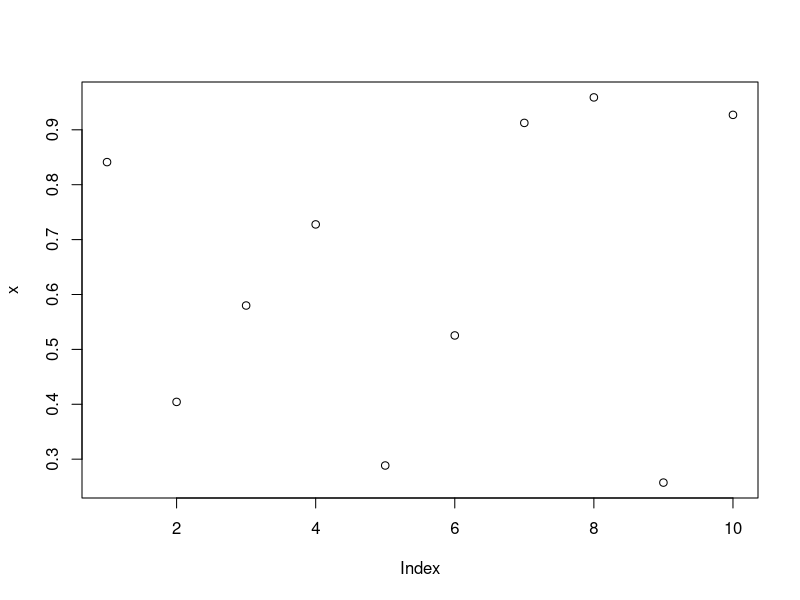

Recreate this plot in R.
## ---- chunk 1
x = runif(10)
x
## ---- chunk 2
plot(x)
